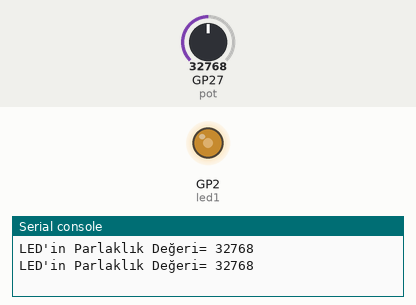
Simulated run of this program. Board: Raspberry Pi Pico running MicroPython. Parts: output pins drawn as LEDs (lit = HIGH), the last lines printed to the serial console. The test bench sets the inputs (shaded band); at power-on: GP27 (pot) = 32768 (analog values on the 0–65535 scale).

Above: at 1.2 s.
1.3 s: GP27 (pot) set to 45874
At 3.1 s:
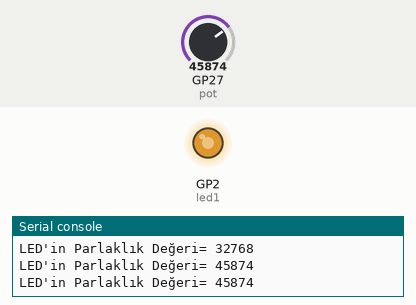
3.5 s: GP27 (pot) set to 57670
At 4.6 s:
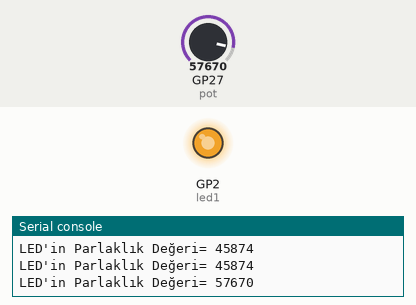
5.5 s: GP27 (pot) set to 7864
At 7.2 s:
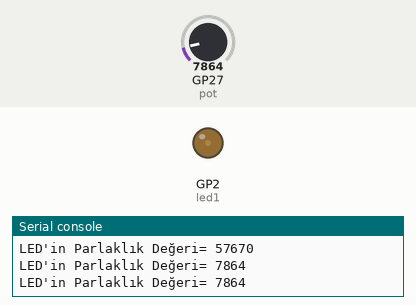
7.5 s: GP27 (pot) set to 0
At 8.9 s:
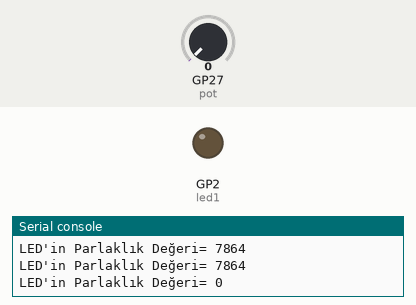
Timing chart, 0 to 10.5 s (numbered marks = the images above; inputs shaded):
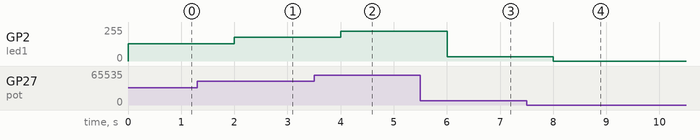

The program:

17_POT_LED.py
```python
#POT ile LED, ADC, PWM#                    #// Potansiyometre kullanarak LED' in parlaklığını ayarlayan uygulamadır //#

from machine import ADC, PWM, Pin     # machine kütüphanesinden PWM sınıfını pinlerden verilecek gerilimi ayarlamak için kodumuza dahil ettik.
# PWM olarak kullanılabilecek pinler için pin diyagramına bakmalısınız. Aynı PWM pinini birden fazla kullanmamalısınız.
import utime

pot = ADC(27)                  # 27 numaralı Analog girişli pini tanımladık.
led1 = PWM(Pin(2))             # Parlaklık değeri ayarlanacak LED
led1.freq(1000)                # LED' in 1 sn. deki çalışma frekansını ayarladık.

while True:
     print("LED'in Parlaklık Değeri=", pot.read_u16())    # Potansiyometreden gelen değeri "read()" ile okuduk, u16 fonksiyonu ile de 16 bitlik formata çevirdik.
     led1.duty_u16(pot.read_u16())                        # Pin çıkışlarını ayarlıyoruz, Potansiyometreden okunan değer kadar LED'in parlaklığını değiştirdik.
     # Hem analog değeri okurken hem de PWM çıkışı verirken u16 kullandık. Böylece okunan ve çıkan değerler arasında özdeşleştirme yaptık.
     utime.sleep(1)        
```

Measured:
- after the input at 1.3 s, GP2 (led1): 128/255 → 178/255 after 0.70 s
- after the input at 3.5 s, GP2 (led1): 178/255 → 224/255 after 0.50 s
- after the input at 5.5 s, GP2 (led1): 224/255 → 31/255 after 0.50 s
- after the input at 7.5 s, GP2 (led1): 31/255 → 0/255 after 0.50 s
